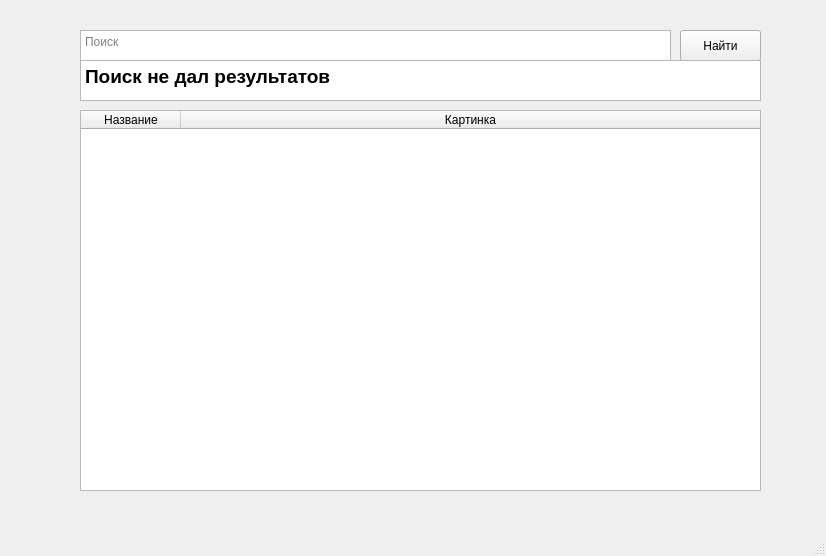
<?xml version="1.0" encoding="UTF-8"?>
<ui version="4.0">
 <class>MainWindow</class>
 <widget class="QMainWindow" name="MainWindow">
  <property name="geometry">
   <rect>
    <x>0</x>
    <y>0</y>
    <width>826</width>
    <height>556</height>
   </rect>
  </property>
  <property name="windowTitle">
   <string>MainWindow</string>
  </property>
  <widget class="QWidget" name="centralwidget">
   <widget class="QPushButton" name="pushButton">
    <property name="geometry">
     <rect>
      <x>680</x>
      <y>30</y>
      <width>81</width>
      <height>31</height>
     </rect>
    </property>
    <property name="text">
     <string>Найти</string>
    </property>
   </widget>
   <widget class="QTextEdit" name="textEdit">
    <property name="geometry">
     <rect>
      <x>80</x>
      <y>30</y>
      <width>591</width>
      <height>31</height>
     </rect>
    </property>
    <property name="placeholderText">
     <string>Поиск</string>
    </property>
   </widget>
   <widget class="QTextEdit" name="textEdit_2">
    <property name="geometry">
     <rect>
      <x>80</x>
      <y>60</y>
      <width>681</width>
      <height>41</height>
     </rect>
    </property>
    <property name="html">
     <string>&lt;!DOCTYPE HTML PUBLIC &quot;-//W3C//DTD HTML 4.0//EN&quot; &quot;http://www.w3.org/TR/REC-html40/strict.dtd&quot;&gt;
&lt;html&gt;&lt;head&gt;&lt;meta name=&quot;qrichtext&quot; content=&quot;1&quot; /&gt;&lt;meta charset=&quot;utf-8&quot; /&gt;&lt;style type=&quot;text/css&quot;&gt;
p, li { white-space: pre-wrap; }
hr { height: 1px; border-width: 0; }
li.unchecked::marker { content: &quot;\2610&quot;; }
li.checked::marker { content: &quot;\2612&quot;; }
&lt;/style&gt;&lt;/head&gt;&lt;body style=&quot; font-family:'Segoe UI'; font-size:9pt; font-weight:400; font-style:normal;&quot;&gt;
&lt;p style=&quot; margin-top:0px; margin-bottom:0px; margin-left:0px; margin-right:0px; -qt-block-indent:0; text-indent:0px;&quot;&gt;&lt;span style=&quot; font-size:14pt; font-weight:700;&quot;&gt;Поиск не дал результатов&lt;/span&gt;&lt;/p&gt;&lt;/body&gt;&lt;/html&gt;</string>
    </property>
   </widget>
   <widget class="QTableWidget" name="tw_user_list">
    <property name="geometry">
     <rect>
      <x>80</x>
      <y>110</y>
      <width>681</width>
      <height>381</height>
     </rect>
    </property>
    <property name="editTriggers">
     <set>QAbstractItemView::NoEditTriggers</set>
    </property>
    <property name="alternatingRowColors">
     <bool>true</bool>
    </property>
    <property name="selectionMode">
     <enum>QAbstractItemView::SingleSelection</enum>
    </property>
    <property name="selectionBehavior">
     <enum>QAbstractItemView::SelectRows</enum>
    </property>
    <attribute name="horizontalHeaderStretchLastSection">
     <bool>true</bool>
    </attribute>
    <column>
     <property name="text">
      <string>Название</string>
     </property>
    </column>
    <column>
     <property name="text">
      <string>Картинка</string>
     </property>
    </column>
   </widget>
  </widget>
  <widget class="QMenuBar" name="menubar">
   <property name="geometry">
    <rect>
     <x>0</x>
     <y>0</y>
     <width>826</width>
     <height>22</height>
    </rect>
   </property>
  </widget>
  <widget class="QStatusBar" name="statusbar"/>
 </widget>
 <resources/>
 <connections/>
</ui>
